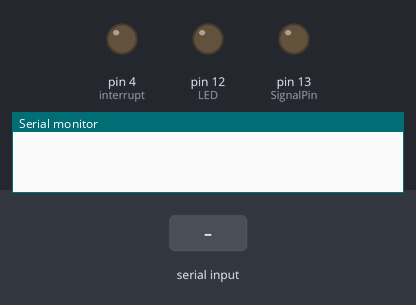
Bench run of a sketch on a simulated Arduino Uno, built with avr-gcc and run on an emulated ATmega328P. Shown: output pins drawn as LEDs (lit = HIGH), the last lines printed to the serial monitor. The test bench sets the inputs (shaded band).

Above: at 1.2 s.
1.3 s: "12\n" received over the second serial link
At 1.7 s:
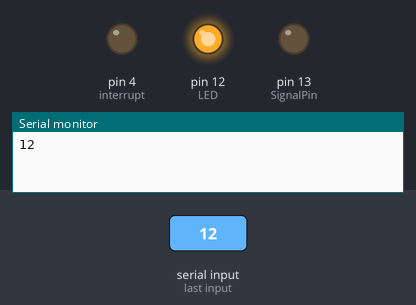
Timing chart, 0 to 4.3 s (numbered marks = the images above; inputs shaded):
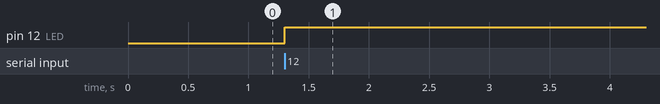

The sketch:

Code_Two.ino
```cpp
// Code for the arduino that will be recieving all the commands and executing them as need.
#include <SoftwareSerial.h>

SoftwareSerial mySerial(2, 3);  // RX, TX on the Board
const int SignalPin =  13;      // Sets up the signal pin to be 13 to start the display
const int LED =  12;            // This will set the indicator LED to be 12, The indicator LED is to make sure the signal is work before lauching it
const int interrupt = 4;        // This will set up the interupt signal to be pin 4

void setup() {
  Serial.begin(9600);           // To be able to read what values are coming in on the serial monitor
  mySerial.begin(9600);         // Allows the system to be able to understand what is being sent to the serial monitor
   pinMode(SignalPin, OUTPUT);  // Sets up the pin mode
   pinMode(LED, OUTPUT);
   pinMode(interrupt, OUTPUT);
   digitalWrite(interrupt, LOW); // Before starting the loop all the signal pins are set to low
   digitalWrite(SignalPin, LOW);

}

void loop() {

  if(mySerial.available() > 1){
    int input = mySerial.parseInt();    // Read serial input and convert to integer (-32,768 to 32,767)
    Serial.println(input);              // Prints out the whatever is being sent to it

    if(input == 12){                   // If we sent a "12" then it will turn the LED on wirelessly this is to test that the connection is work
      digitalWrite(LED, HIGH);
    }
     if(input == 13){                  // Will turn the signal LED off (not a nessaciry part)
      digitalWrite(LED, LOW);
    }
    if ( input == 1)                  // This will turn the display on
      {
            digitalWrite(SignalPin, HIGH);
       }

    if ( input == 2)                  // This will turn the display off
        {
            digitalWrite(SignalPin, LOW);
         }
    while (input == 3)               // This is for an emegncy stop (Safetly Feature)
    {
      digitalWrite(interrupt, HIGH);
      delay(100000); // Need to find a better solution
    }

}
mySerial.flush();  //Clear the serial buffer for unwanted inputs

  delay(10);  //Delay for 10milisecond a for better serial communication
}
```

Measured:
- after the input at 1.3 s, pin 12 (LED): LOW → HIGH at once
